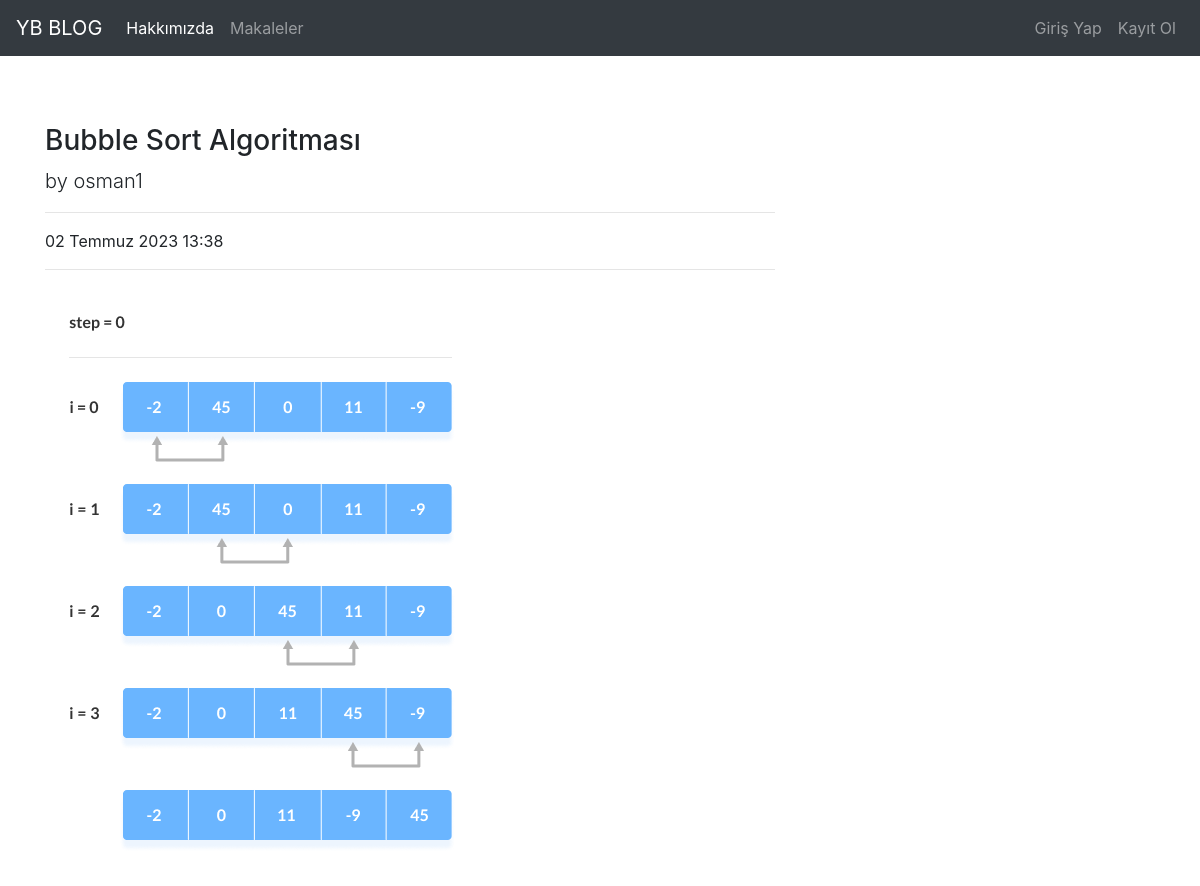
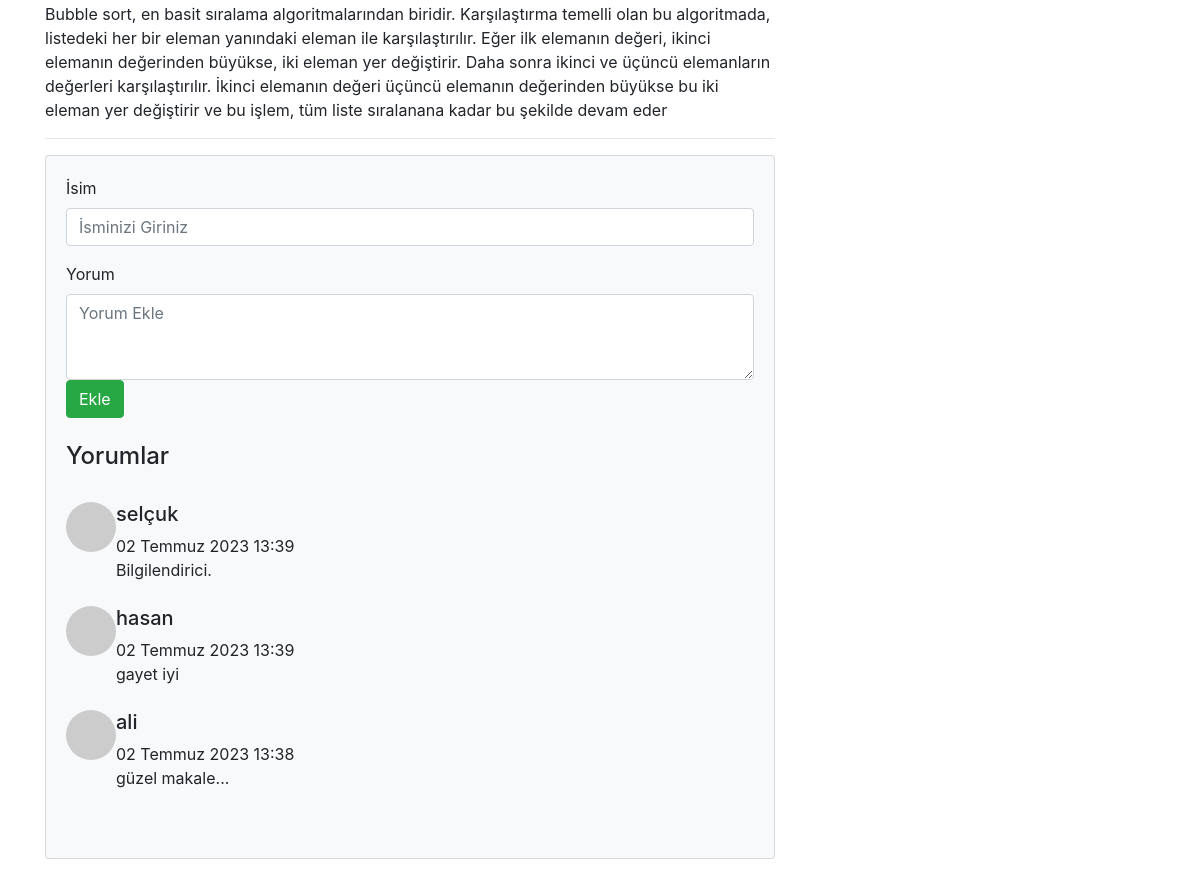
The app's page /article/article/18 with its own data (2 pictures, top to bottom).
### article/models.py (models this page shows, shortened)
class Article (models.Model):
    author=models.ForeignKey("auth.User",on_delete=models.CASCADE,verbose_name="Yazar")#auth tablosundaki user'a erişiyoruz.on delete ile silinmesi halinde kullanıcıya ait tüm verilerin silinmesini sağlıyoruz.
    title=models.CharField(max_length=50,verbose_name="Başlık")#verbose_name admin panelindeki adını değiştirmemizi sağlar.
    content=RichTextField()
    created_date=models.DateTimeField( auto_now_add=True,verbose_name="Oluşturma Tarihi")
    article_image=models.FileField( blank=True,null=True,verbose_name="Makaleye Fotoğraf Ekleyin") #blank ve null kısmı boş ya da dolu olabilir demek
    class Meta:
        ordering=['-created_date'] #en son eklenen makaleyi ilk sıraya getirsin diye yaptık.

class Comment(models.Model):
    article=models.ForeignKey(Article,on_delete=models.CASCADE,verbose_name="Makale",related_name="comments")
    comment_author=models.CharField(max_length=50,verbose_name="İsim")
    comment_content=models.CharField(max_length=200,verbose_name="Yorum")
    comment_date = models.DateTimeField(auto_now_add=True)
    class Meta:
        ordering=['-comment_date']

### article/views.py (the view)
# urls.py: path('article/<int:id>', views.detail,name="detail"),
def detail(request,id):
    article=get_object_or_404(Article,id=id)# olmayan bir makale çağırılırsa 404 sayfasına gönderir,makale varsa obje haline getirir.
    comments=article.comments.all()
    return render(request,"detail.html",{"article":article,"comments":comments})

### templates/detail.html (shortened to what this page needs)
{% extends 'layout.html' %}
        {% block body %}
        <div class="row">
            <div class="col-lg-8">
                <h1 class="col-lg-8">
                    <h3 class="mt-4">{{article.title}}</h3>
                    <p class="lead">
                        by
                        {{article.author.username}}
                    </p>
                    <hr>
                    <p>{{article.created_date}}</p>
                    <hr>
                    {% if article.article_image %}
                    <figure class="mb-4"><img class="img-fluid rounded" src="{{article.article_image.url}}" alt="" /></figure>
                    {% endif %}
                    <p class= "lead">
                        {{article.content|safe}}
                    </p>
                    <hr>
        <section class="mb-5">
            <div class="card bg-light">
                <div class="card-body">
                    <form class="mb-4" action="{% url 'article:comment' article.id %}" method="post">
                        <div class="form-group">
                            <label for="exampleInputEmail1">İsim</label>
                            <input name="comment_author"type="text" class="form-control" id="exampleInputEmail1" aria-describedby="emailHelp" placeholder="İsminizi Giriniz">
                          </div>
                        <div class="form-group">
                            <label for="exampleInputEmail1">Yorum</label>
                            <textarea name="comment_content" class="form-control" rows="3" placeholder="Yorum Ekle"></textarea>
                            <button type="submit" class="btn btn-success">Ekle</button>
                    </form>
                    <br><br>
                    <h4>Yorumlar</h4><br>
                    {% if comments %}
                    {% for comment in comments  %}
                     <div class="d-flex">
                        <div class="flex-shrink-0"><img class="rounded-circle" src="https://dummyimage.com/50x50/ced4da/6c757d.jpg" alt="..." /></div>
                        <div class="ms-3">
                            <div class="fw-bold"><h5>{{comment.comment_author}}</h5></div>
                            {{comment.comment_date}} <br>
                            {{comment.comment_content}}
                        </div>
                    </div>
                    <br>
                    {% endfor %}
                    {% else  %}
                    <div class="alert alert-danger">
                        Bu makaleye ait herhangi bir yorum yok...
                    </div>
                    {% endif %}
        {% endblock  %}

### templates/layout.html (shortened to what this page needs)
<!DOCTYPE html>
 {%load static %}
<html lang="en">
<head>
    <link rel="stylesheet" href="{% static 'css/bootstrap.min.css'%}" >
</head>
<body>
    {%include "includes/navbar.html" %}
    <div style="margin-top: 100px; margin-bottom:100px; "class="container">
        {% block body %}
        {% endblock  %}
    </div>
</body>
</html>

### templates/includes/navbar.html (shortened to what this page needs)
<nav class="navbar navbar-expand-md navbar-dark fixed-top bg-dark">
    <a class="navbar-brand" href="{% url 'index' %}">YB BLOG</a>
    <div class="collapse navbar-collapse" id="navbarCollapse">
      <ul class="navbar-nav mr-auto">
        <li class="nav-item active">
          <a class="nav-link" href="{% url 'about' %}">Hakkımızda</a>
        </li>
        <li class="nav-item">
          <a class="nav-link" href="{% url 'article:article' %}">Makaleler</a>
        </li>
      </ul>
      <ul class="navbar-nav ml-auto">
        {% if  request.user.is_authenticated %}
        <li class="nav-item">
          <a class="nav-link" href="{% url 'article:dashboard' %}">Kontrol Paneli</a>
        </li>
        <li class="nav-item">
          <a class="nav-link" href="{% url 'user:logout' %}">Çıkış Yap</a>
        </li>
        {% else  %}
        <li class="nav-item">
          <a class="nav-link" href="{% url 'user:login' %}">Giriş Yap</a>
        </li>
        {% endif %}
        <li class="nav-item">
          <a class="nav-link" href="{% url 'user:register' %}">Kayıt Ol</a>
        </li>
      </ul>
    </div>
  </nav>

### records on screen
Article: title "Bubble Sort Algoritması", author.username "osman1", created_date "02 Temmuz 2023 13:38", article_image (picture), content "Bubble sort, en basit sıralama algoritmalarından biridir. Karşılaştırma temelli olan bu algoritmada, listedeki her bir eleman yanındaki eleman ile karşılaştırılır. Eğer ilk elemanın değeri, ikinci elemanın değerinden büyükse, iki eleman yer değiştirir. Daha sonra ikinci ve üçüncü elemanların değerleri karşılaştırılır. İkinci elemanın değeri üçüncü elemanın değerinden büyükse bu iki eleman yer değiştirir ve bu işlem, tüm liste sıralanana kadar bu şekilde devam eder"
Comment: comment_author "selçuk", comment_date "02 Temmuz 2023 13:39", comment_content "Bilgilendirici."
Comment: comment_author "hasan", comment_date "02 Temmuz 2023 13:39", comment_content "gayet iyi"
Comment: comment_author "ali", comment_date "02 Temmuz 2023 13:38", comment_content "güzel makale..."
